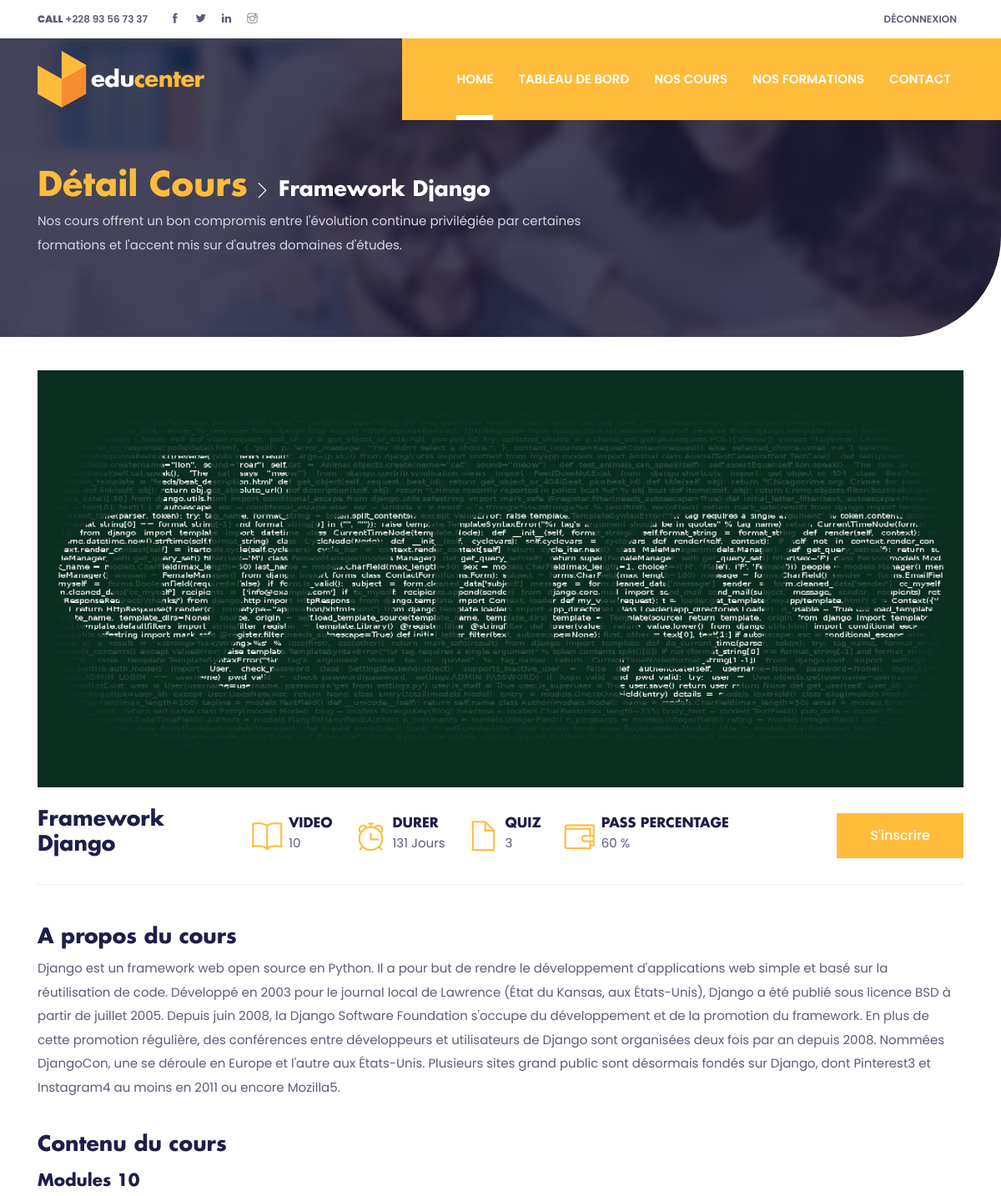
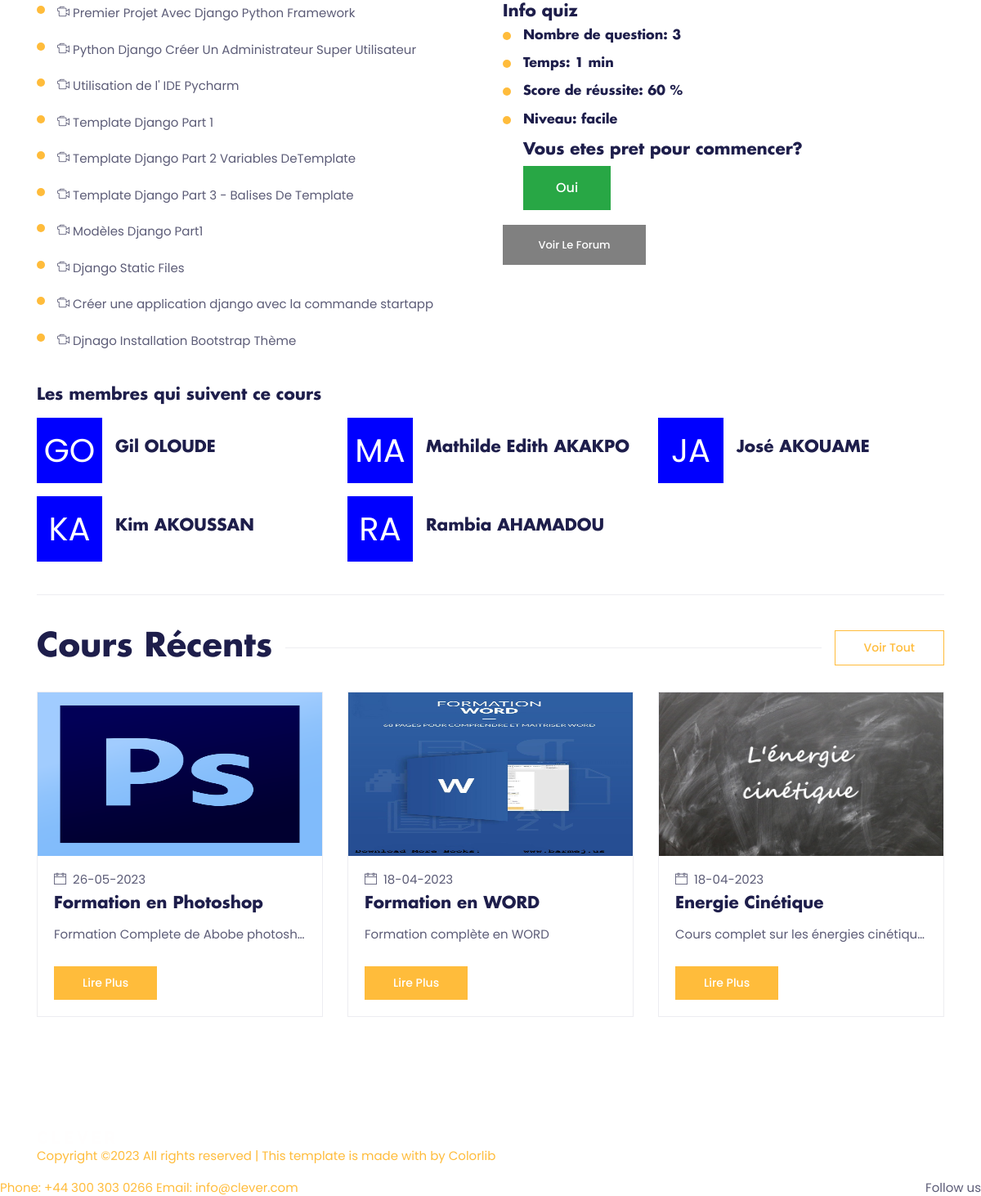
The page /detail_cours/2 on the database its author committed (2 pictures, top to bottom).
### mooc/models.py (models this page shows, shortened)
class Cours(models.Model):
    user_cours = models.ForeignKey(User, related_name='user_cours', on_delete=models.CASCADE, null=True, blank=True)
    formation = models.ForeignKey(Formation, on_delete=models.CASCADE, null=True, blank=True)
    user = models.ManyToManyField(User, through='Suivre')
    nom_cours = models.CharField(max_length=200)
    description_cours = models.CharField(max_length=200)
    full_description = models.TextField()
    image = models.ImageField()
    date_fin = models.DateField()
    created_at = models.DateTimeField(auto_now_add=True)
    updated_at = models.DateTimeField(auto_now_add=True)

class Quiz(models.Model):
    DIFF_CHOICES = {
        ('facile', 'Facile'),
        ('moyen', 'Moyen'),
        ('difficile', 'Difficile'),
    }
    user = models.ForeignKey(User, on_delete=models.CASCADE, null=True, blank=True)
    cours = models.ForeignKey(Cours, on_delete=models.CASCADE)
    name = models.CharField(max_length=200)
    topic = models.CharField(max_length=200)
    number_of_questions = models.IntegerField()
    time = models.IntegerField(help_text="durer du quiz en minutes")
    required_score_to_pass = models.IntegerField(help_text="required score en %")
    difficulity = models.CharField(max_length=9, choices=DIFF_CHOICES)
    created_at = models.DateTimeField(auto_now_add=True)
    updated_at = models.DateTimeField(auto_now_add=True)
    class Meta:
        verbose_name_plural = 'Quizes'

class Tutoriel(models.Model):
    user = models.ForeignKey(User, on_delete=models.CASCADE, null=True, blank=True)
    cours = models.ForeignKey(Cours, related_name="tutoriel", on_delete=models.CASCADE, null=True, blank=True)
    video = models.FileField()
    description = models.CharField(max_length=200)
    durer = models.CharField(max_length=20)
    created_at = models.DateTimeField(auto_now_add=True)
    updated_at = models.DateTimeField(auto_now_add=True)

### mooc/views.py (the view)
# urls.py: path('detail_cours/<int:pk>', CoursDetailView.as_view(), name='detail-cours'),
class CoursDetailView(DetailView):
    model = Cours
    template_name = "detail-cours.html"
    def get_context_data(self, **kwargs):
        context = super().get_context_data(**kwargs)
        cours = self.get_object()
        disponibilite = cours.date_fin - cours.created_at.date()
        context['disponibilite'] = disponibilite.days
        user_suivre = User.objects.filter(suivre__cours=cours)
        context['user_suivre'] = user_suivre
        quiz_cours = Quiz.objects.filter(cours=cours)
        user_quiz_scores = []
        for quiz in quiz_cours:
            for result in quiz.result_set.all():
                if result.user:
                    score = result.score
                    required_score = quiz.required_score_to_pass
                    pass_status = ""
                    if score < required_score:
                        pass_status = "Échoué"
                    else:
                        pass_status = "Réussi"
                    user_quiz_scores.append({
                        'user': f"{result.user.first_name} {result.user.last_name}",
                        'score': score,
                        'heure': result.created.strftime('%Y-%m-%d %H:%M:%S'),
                        'pass_status': pass_status,
                        'quiz': quiz
                    })
        user_quiz_scores = sorted(
            user_quiz_scores, key=lambda x: x['heure'], reverse=True)
        context['user_quiz_scores'] = user_quiz_scores
        context['cours_list'] = Cours.objects.all().order_by('-created_at')
        return context

### mooc/templates/detail-cours.html (shortened to what this page needs)
{% extends 'base-login.html' %}
{% load static %}
{% block content %}
<section class="page-title-section overlay"
  data-background="{% static 'images/backgrounds/page-title.jpg' %}">
  <div class="container">
    <div class="row">
      <div class="col-md-8">
        <ul class="list-inline custom-breadcrumb">
          <li class="list-inline-item">
            <a class="h2 text-primary font-secondary" href="{% url 'cours_list' %}">Détail Cours</a>
          </li>
          <li class="list-inline-item text-white h3 font-secondary nasted">
            {{ cours.nom_cours }}
          </li>
        </ul>
        <p class="text-lighten">
          Nos cours offrent un bon compromis entre l'évolution continue
          privilégiée par certaines formations et l'accent mis sur d'autres
          domaines d'études.
        </p>
      </div>
    </div>
  </div>
</section>
<section class="section-sm">
  <div class="container">
    <div class="row">
      <div class="col-12 mb-4">
        <img
          src="{{ cours.image.url }}"
          class="img-fluid w-100"
          style="height: 500px"
        />
      </div>
    </div>
    <div class="row align-items-center mb-5">
      <div class="col-xl-2 order-1 col-sm-6 mb-4 mb-xl-0">
        <h3 title="{{ cours.nom_cours }}">{{ cours.nom_cours|truncatewords:3 }}</h3>
      </div>
      <div class="col-xl-8 order-sm-3 order-xl-2 col-12 order-2">
        <ul class="list-inline text-xl-center">
          <li class="list-inline-item mr-4 mb-3 mb-sm-0">
            <div class="d-flex align-items-center">
              <i class="ti-book text-primary icon-md mr-2"></i>
              <div class="text-left">
                <h6 class="mb-0">VIDEO</h6>
                <p class="mb-0">{{ object.tutoriel.count }}</p>
              </div>
            </div>
          </li>
          <li class="list-inline-item mr-4 mb-3 mb-sm-0">
            <div class="d-flex align-items-center">
              <i class="ti-alarm-clock text-primary icon-md mr-2"></i>
              <div class="text-left">
                <h6 class="mb-0">DURER</h6>
                <p class="mb-0">{{ disponibilite }} Jours</p>
              </div>
            </div>
          </li>
          {% for quiz in object.quiz_set.all %}
          <li class="list-inline-item mr-4 mb-3 mb-sm-0">
            <div class="d-flex align-items-center">
              <i class="ti-file text-primary icon-md mr-2"></i>
              <div class="text-left">
                <h6 class="mb-0">QUIZ</h6>
                <p class="mb-0">{{ quiz.number_of_questions }}</p>
              </div>
            </div>
          </li>
          <li class="list-inline-item mr-4 mb-3 mb-sm-0">
            <div class="d-flex align-items-center">
              <i class="ti-wallet text-primary icon-md mr-2"></i>
              <div class="text-left">
                <h6 class="mb-0">PASS PERCENTAGE</h6>
                <p class="mb-0">{{ quiz.required_score_to_pass }} %</p>
              </div>
            </div>
          </li>
          {% endfor %}
        </ul>
      </div>
      <div class="col-xl-2 text-sm-right text-left order-sm-2 order-3 order-xl-3 col-sm-6 mb-4 mb-xl-0">
        <a href="{% url 'add_suivre' pk=cours.id %}" class="btn btn-primary">S'inscrire</a>
      </div>
      <div class="col-12 mt-4 order-4">
        <div class="border-bottom border-primary"></div>
      </div>
    </div>
    <div class="row">
      <div class="col-12 mb-4">
        <h3>A propos du cours</h3>
        <p>{{ cours.full_description }}</p>
      </div>
      <div class="col-12 mb-4">
        <h3 class="mb-3">Contenu du cours</h3>
        <div class="col-12 px-0">
          <h4>
            <span>Modules</span>
            <span>{{ object.tutoriel.count }}</span>
          </h4>
          <div class="row">
            <div class="col-md-6">
              {% if object.tutoriel.count %}
              <ul class="list-styled">
                {% for tutoriel in object.tutoriel.all %}
                <li>
                  <a href="{% url 'detail-video' tutoriel.id %}">
                    <span>
                      <p>
                        <i class="ti ti-video-camera"></i>
                        <span>{{ tutoriel.description }}</span>
                      </p>
                    </span>
                  </a>
                </li>
                {% endfor %} {% else %}
                <h5>Vous n'avez aucune vidéos</h5>
              </ul>
              {% endif %}
            </div>
            <div class="col-md-6">
              <h4>Info quiz</h4>
              {% if object.quiz_set.count %}
              <ul class="list-styled">
                {% for quiz in object.quiz_set.all %}
                <li>
                  <h6>
                    Nombre de question:
                    <span>{{ quiz.number_of_questions }}</span>
                  </h6>
                </li>
                <li>
                  <h6>
                     Temps:
                    <span>{{ quiz.time }} min</span>
                  </h6>
                </li>
                <li>
                  <h6>
                    Score de réussite:
                    <span>{{ quiz.required_score_to_pass }} %</span>
                  </h6>
                </li>
                <li>
                  <h6>
                     Niveau:
                    <span>{{ quiz.difficulity }}</span>
                  </h6>
                </li>
                <h4>Vous etes pret pour commencer?</h4>
                <div>
                  <a href="{% url 'quiz-view' quiz.pk %}">
                    <button class="btn btn-success">Oui</button>
                  </a>
                </div>
                {% endfor %} {% else %}
                <h4>Vous n'avez aucun quiz</h4>
                {% endif %}
              </ul><br>
              <a href="{% url 'forum' cours.id %}">
                <button class="btn btn-primary" style="background-color: gray; color: white; width: 175px; font-size: 13px; text-align: center; overflow: hidden;">
                  voir le forum
                </button>
              </a>
            </div>
          </div>
        </div>
      </div>
      <div class="col-12">
        <h4 class="mb-3">Les membres qui suivent ce cours</h4>
        <div class="row">
          {% for user in user_suivre %}
          <div class="col-lg-4 mb-3">
            <div class="d-flex justify-content-between align-items-center flex-wrap">
              <div class="media mb-2 mb-sm-0 mr-3 img-fluid">
                {{ user.first_name|slice:":1" }}{{ user.last_name|slice:":1" }}
              </div>
              <div class="media-body">
                <h4 class="mt-0">{{ user.first_name }} {{ user.last_name }}</h4>
              </div>
            </div>
          </div>
          {% empty %}
          <h6>Aucune personne ne suit ce cours pour le moment.</h6>
          {% endfor %}
        </div>
        <div class="border-bottom border-primary mt-4"></div>
      </div>
    </div>
  </div>
</section>
<section class="section pt-0">
  <div class="container">
    <div class="row">
      <div class="col-12">
        <div class="d-flex align-items-center section-title justify-content-between">
          <h2 class="mb-0 text-nowrap mr-3">Cours Récents</h2>
          <div class="border-top w-100 border-primary d-none d-sm-block"></div>
          <div>
            <a href="{% url 'cours_list' %}" class="btn btn-sm btn-primary-outline ml-sm-3 d-none d-sm-block">Voir tout</a>
          </div>
        </div>
      </div>
    </div>
    <div class="row justify-content">
      {% for cours in cours_list|slice:3 %}
      <div class="col-lg-4 col-sm-6 mb-5">
        <div class="card p-0 border-primary rounded-0 hover-shadow">
          <a href="{% url 'detail-cours' cours.id %}">
            <img
              class="card-img-top rounded-0"
              src="{{ cours.image.url }}"
              alt="course thumb"
              style="height: 200px"
            />
          </a>
          <div class="card-body">
            <ul class="list-inline mb-2">
              <li class="list-inline-item">
                <i class="ti-calendar mr-1 text-color"></i>
                {{cours.created_at|date:'d-m-Y' }}
              </li>
            </ul>
            <a href="{% url 'detail-cours' cours.id %}">
              <h4 class="card-title" title="{{ cours.nom_cours }}">
                {{ cours.nom_cours }}
              </h4>
            </a>
            <p class="card-text mb-4" title="{{ cours.description_cours }}">
              {{ cours.description_cours }}
            </p>
            <a
              href="{% url 'detail-cours' cours.id %}"
              class="btn btn-primary btn-sm"
              >Lire plus</a
            >
          </div>
        </div>
      </div>
      {% endfor %}
    </div>
  </div>
</section>
{% endblock content %}

### rows shown on the page
Cours: nom_cours "Framework Django", image (picture), tutoriel.count "10", full_description "Django est un framework web open source en Python. Il a pour but de rendre le développement d'applications web simple et basé sur la réutilisation de code. Développé en 2003 pour le journal local de Lawrence (État du Kansas, aux États-Unis), Django a été publié sous licence BSD à partir de juillet 2005. Depuis juin 2008, la Django Software Foundation s'occupe du développement et de la promotion du framework. En plus de cette promotion régulière, des conférences entre développeurs et utilisateurs de Django sont organisées deux fois par an depuis 2008. Nommées DjangoCon, une se déroule en Europe et l'autre aux États-Unis. Plusieurs sites grand public sont désormais fondés sur Django, dont…"
Quiz: number_of_questions "3", required_score_to_pass "60", time "1", difficulity "facile"
Tutoriel: description "Premier Projet Avec Django Python Framework"
Tutoriel: description "Python Django Créer Un Administrateur Super Utilisateur"
Tutoriel: description "Utilisation de l' IDE Pycharm"
Tutoriel: description "Template Django Part 1"
Tutoriel: description "Template Django Part 2 Variables DeTemplate"
Tutoriel: description "Template Django Part 3 - Balises De Template"
Tutoriel: description "Modèles Django Part1"
Tutoriel: description "Django Static Files"
Tutoriel: description "Créer une application django avec la commande startapp"
Tutoriel: description "Djnago Installation Bootstrap Thème"
Cours: image (picture), created_at "26-05-2023", nom_cours "Formation en Photoshop", description_cours "Formation Complete de Abobe photosh…"
Cours: image (picture), created_at "18-04-2023", nom_cours "Formation en WORD", description_cours "Formation complète en WORD"
Cours: image (picture), created_at "18-04-2023", nom_cours "Energie Cinétique", description_cours "Cours complet sur les énergies cinétiqu…"

### other values the page prints
{{ disponibilite }} "131"
{{ user.first_name|slice:":1" }} "G"
{{ user.last_name|slice:":1" }} "O"
{{ user.first_name }} "Gil"
{{ user.last_name }} "OLOUDE"
{{ user.first_name|slice:":1" }} "M"
{{ user.last_name|slice:":1" }} "A"
{{ user.first_name }} "Mathilde Edith"
{{ user.last_name }} "AKAKPO"
{{ user.first_name|slice:":1" }} "J"
{{ user.first_name }} "José"
{{ user.last_name }} "AKOUAME"
{{ user.first_name|slice:":1" }} "K"
{{ user.first_name }} "Kim"
{{ user.last_name }} "AKOUSSAN"
